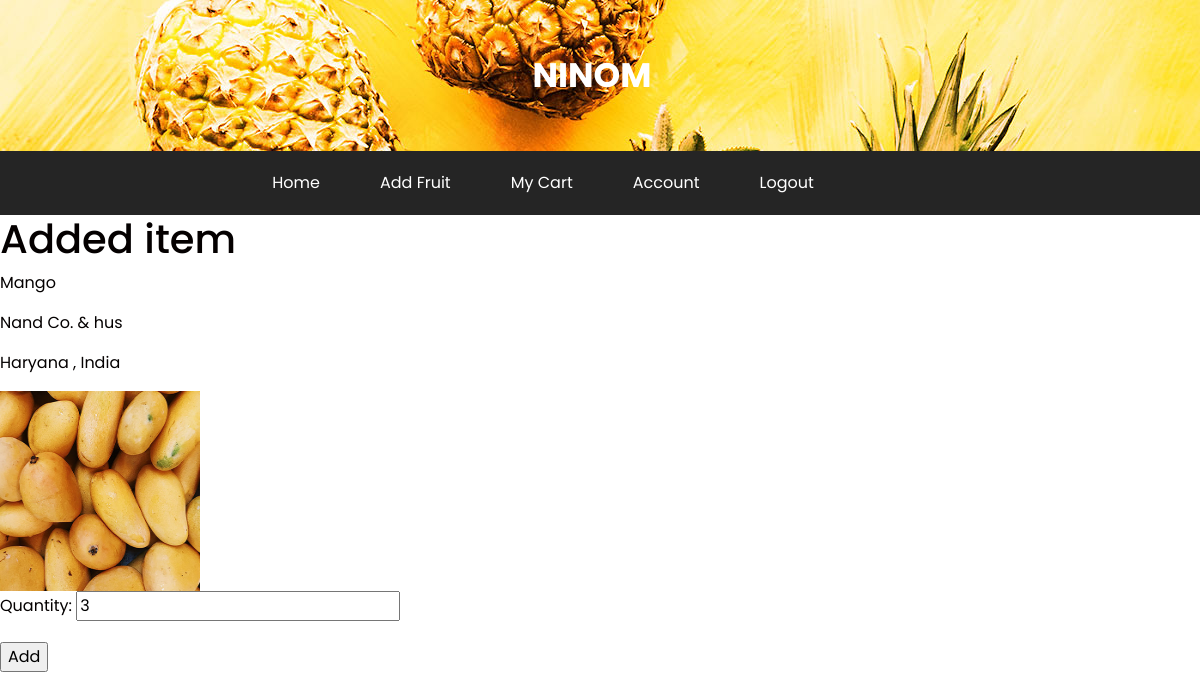
Page /single-fruit/c52b015a-b4cc-4317-b8ff-72aa32f57cf1/ (signed in) on the earlier database version.
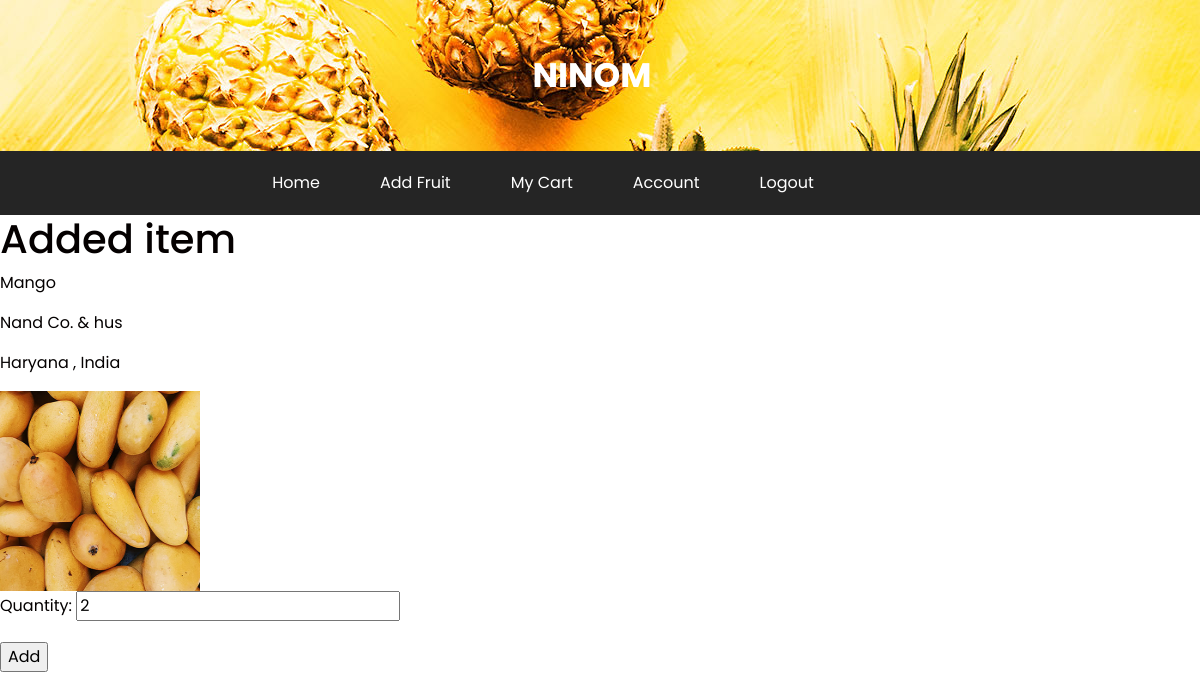
Same page on the later database version.
### products/models.py (models this page shows, shortened)
class Product(models.Model):
    owner = models.ForeignKey("users.Profile",on_delete=models.CASCADE,null=True,blank=True)
    fruit_name=models.CharField(max_length=200,blank=True,null=True)
    company_name=models.CharField(max_length=500,blank=True,null=True)
    location = models.CharField(max_length=500,blank=True,null=True)
    price=models.FloatField(blank=True,null=True)
    featured_image=models.ImageField(null=True,blank=True,default="default.jpg")
    quantity = models.IntegerField(blank=True,null=True,default=0)
    created =models.DateTimeField(auto_now_add=True)
    id= models.UUIDField(default=uuid.uuid4, editable=False, primary_key=True,unique=True)

### products/views.py (the view, shortened to what this page needs)
# urls.py: path('single-fruit/<str:pk>/',views.addItem,name="single-fruit"),
@login_required(login_url='login')
def addItem(request,pk):
    profile = request.user.profile
    product = Product.objects.get(id=pk)
    form = ItemForm(instance=product)
    context={'product':product,'form':form}
    return render(request,'products/add-item.html',context)

### products/forms.py
class ItemForm(ModelForm):
    class Meta:
        model = Product
        fields = ['quantity']

### products/templates/products/add-item.html (shortened to what this page needs)
{% extends 'main.html' %}
{% block content %}
<h1>Added item</h1>
<p>{{product.fruit_name}}</p>
<p>{{product.company_name}}</p>
<p>{{product.location}}</p>
<img style="width: 200px; height: 200px;"  src="{{product.featured_image.url}}" alt="xyz">
<form action="" method="POST">
    {{form.as_p}}
    <input type="submit" value="Add" />
</form>
{% endblock content %}

Differences in the rows shown:
changed Product "Mango": quantity "3" → "2"
